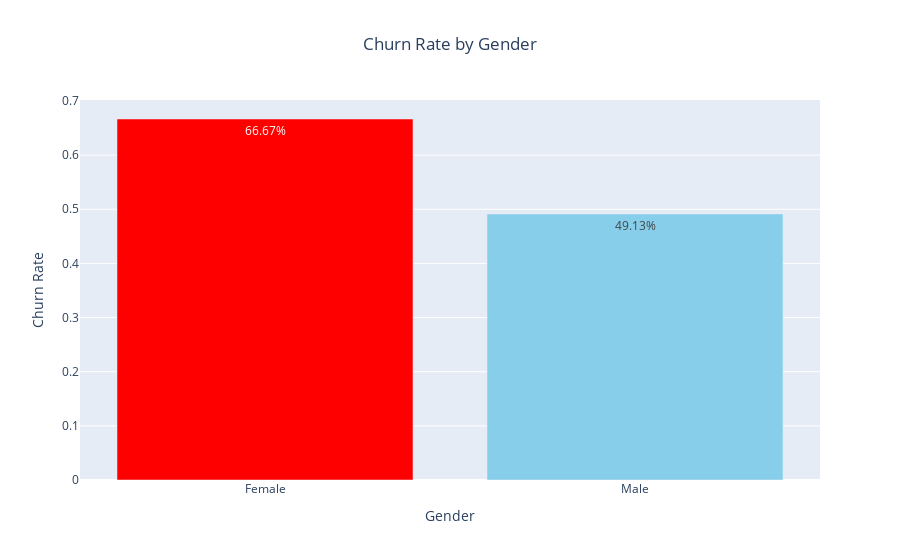

Source (notebook cell):
### Code cell
churn_rate_by_gender = data.groupby('Gender')['Churn'].mean().reset_index()

fig = go.Figure(data=[go.Bar(
    x=churn_rate_by_gender['Gender'],
    y=churn_rate_by_gender['Churn'],
    text=[f'{p:.2%}' for p in churn_rate_by_gender['Churn']],
    textposition='auto',
    marker_color=['red', 'skyblue'] # Assuming 'Female' is first, 'Male' is second
)])

fig.update_layout(
    title={
        'text': 'Churn Rate by Gender',
        'x': 0.5, 
        'xanchor': 'center'
    },
    xaxis_title='Gender',
    yaxis_title='Churn Rate'
)

fig.show()

### Figure 1 — Plotly figure (JSON) as saved in the notebook; plotly's stock layout.template omitted (floating-point values rounded to 4 significant figures)
{"data": [{"marker": {"color": ["red", "skyblue"]}, "text": ["66.67%", "49.13%"], "textposition": "auto", "type": "bar", "x": ["Female", "Male"], "y": [0.6667, 0.4913]}], "layout": {"title": {"text": "Churn Rate by Gender", "x": 0.5, "xanchor": "center"}, "xaxis": {"title": {"text": "Gender"}}, "yaxis": {"title": {"text": "Churn Rate"}}}}
